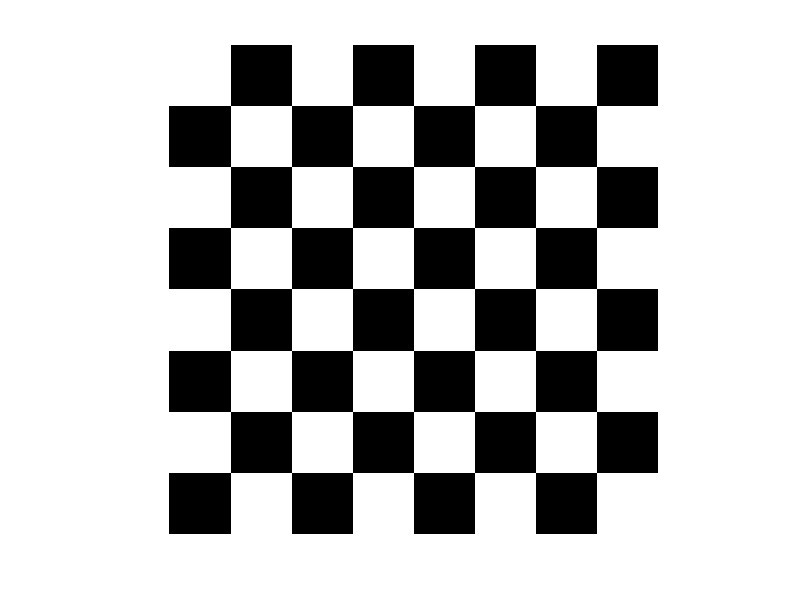

Recreate this plot in MATLAB.
clc; clear;
% M10 Activity - Checkerboard
% create blank image
board = uint8(zeros(800,800,3));

% create variable to denote black or white
ballschecker = 1;

% change pixels to white as needed
for ii = 1:8
    if mod(ii, 2) == 1 %for odd numbered squares
        %set repeating pattern to do 100x100 squares of white
        
        for topleftdiag = 1:200:601
            board(ballschecker:ballschecker+99, topleftdiag:topleftdiag+99, :) = 255;
            
        end
ballschecker = ballschecker +100;
    else
        for topleftdiag = 101:200:701
            board(ballschecker:ballschecker+99, topleftdiag:topleftdiag+99, :) = 255;
        end
        ballschecker = ballschecker + 100;
    end
end

imshow(board)
